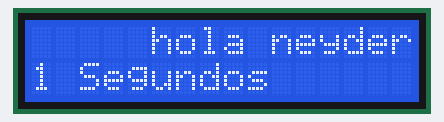
Simulated run of this sketch. Board: Arduino Uno, built with avr-gcc and run on an emulated ATmega328P. Shown: 16×2 character LCD.

Above: at 1.81 s.
At 4.1 s:
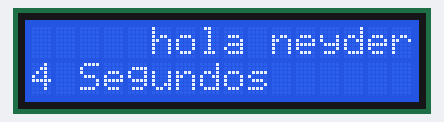
At 11.1 s:
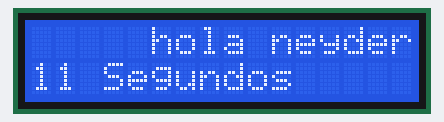
At 20.1 s:
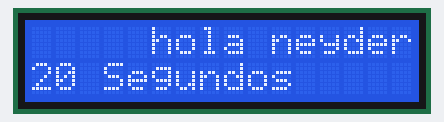
At 29.1 s:
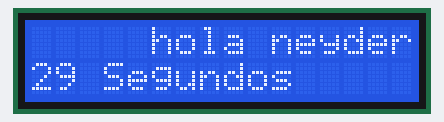
At 38.1 s:
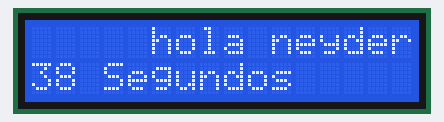

The sketch:

lcd_4.ino
```cpp
#include <Wire.h>

#include <LiquidCrystal.h>

#include <Wire.h>
#include <LiquidCrystal_I2C.h>

//Crear el objeto lcd  dirección  0x3F y 16 columnas x 2 filas
LiquidCrystal_I2C lcd(0x3f,16,2);  //

void setup() {

lcd.begin(16,2);
for(int i=0;i<3;i++){
  lcd.backlight();
  delay(250);
  lcd.noBacklight();
  delay(250);
}
lcd.backlight();

lcd.setCursor(5,0);
lcd.print("hola neyder");
}

void loop() {
   // Ubicamos el cursor en la primera posición(columna:0) de la segunda línea(fila:1)
  lcd.setCursor(0, 1);
   // Escribimos el número de segundos trascurridos
  lcd.print(millis()/1000);
  lcd.print(" Segundos");
  delay(100);
}
```

Measured:
- what the display in image 0 shows lasts 0.4 s, from 1.6 s to 2.0 s
- what the display in image 1 shows lasts 1.1 s, from 4.0 s to 5.1 s
- what the display in image 2 shows lasts 1.0 s, from 11.1 s to 12.1 s
